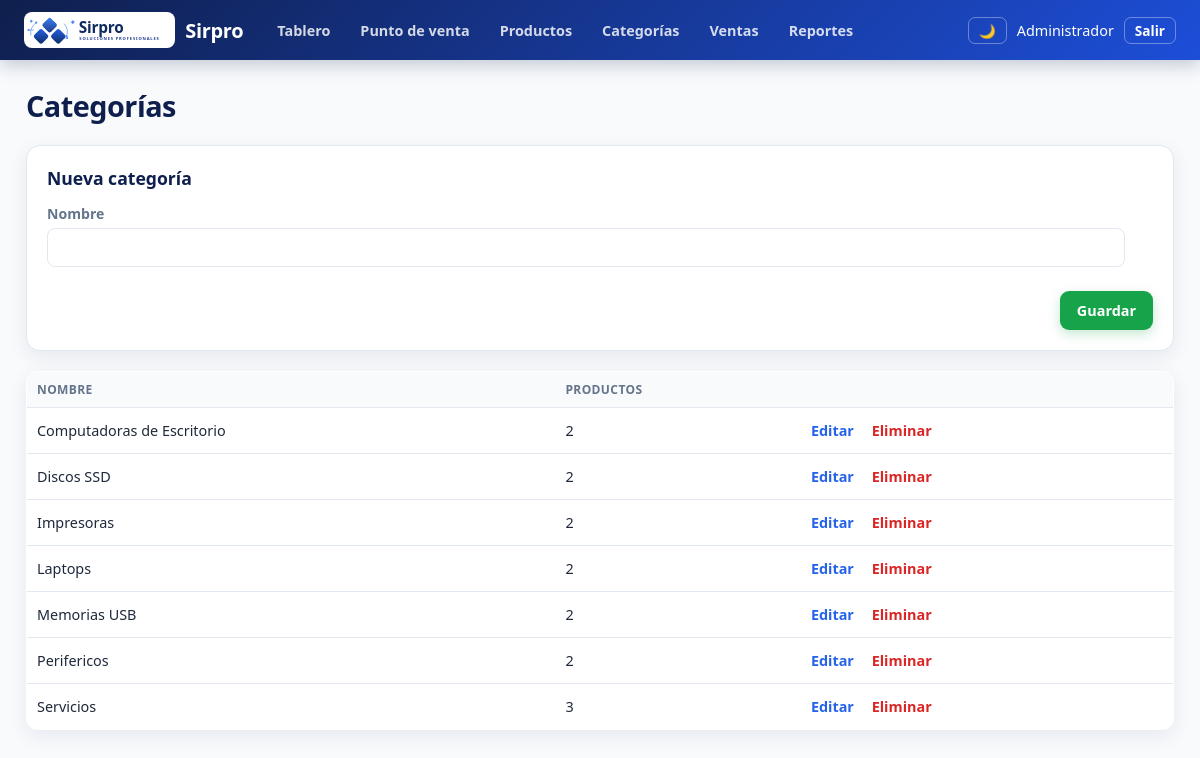
The page /categorias.php (signed in) on the database its author committed.
### tables this page shows
CREATE TABLE categorias (
    id INT AUTO_INCREMENT PRIMARY KEY,
    nombre VARCHAR(100) NOT NULL UNIQUE
);

### categorias.php (the view, shortened to what this page needs)
<?php
require __DIR__ . '/includes/bootstrap.php';
$pdo = db();
$editando = null;
$categorias = $pdo->query(
    'SELECT c.*, (SELECT COUNT(*) FROM productos p WHERE p.categoria_id = c.id) AS productos
     FROM categorias c ORDER BY c.nombre'
)->fetchAll();
$f = $editando ?? ['id' => 0, 'nombre' => ''];
?>
<h1>Categorías</h1>
<section class="card">
    <h2><?= $editando ? 'Editar categoría' : 'Nueva categoría' ?></h2>
    <form method="post" class="grid-form" style="grid-template-columns: 1fr auto auto;">
        <label>Nombre <input type="text" name="nombre" maxlength="100" value="<?= e($f['nombre']) ?>" required></label>
        <div class="acciones" style="align-self: end;">
            <button type="submit" class="btn success">Guardar</button>
        </div>
    </form>
</section>
<table class="tabla">
    <thead>
        <tr><th>Nombre</th><th>Productos</th><th></th></tr>
    </thead>
    <tbody>
    <?php foreach ($categorias as $c): ?>
        <tr>
            <td><?= e($c['nombre']) ?></td>
            <td><?= (int) $c['productos'] ?></td>
            <td class="acciones-fila">
                <a href="categorias.php?editar=<?= (int) $c['id'] ?>">Editar</a>
                <form method="post" class="inline" onsubmit="return confirm('¿Eliminar esta categoría?')">
                    <button type="submit" class="link-danger">Eliminar</button>
                </form>
            </td>
        </tr>
    <?php endforeach; ?>
    </tbody>
</table>

### assets/style.css (style rules this page uses)
:root { color-scheme: light; --azul: #2563eb; --azul-oscuro: #0f1f4d; --grad: linear-gradient(135deg, #0f1f4d 0%, #1d4ed8 100%); --gris: #f1f5f9; --borde: #e2e8f0; --rojo: #dc2626; --verde: #16a34a; --ambar: #d97706; --bg: #f8fafc; --card: #ffffff; --text: #1e293b; --text-sec: #64748b; --tabla-head: #f8fafc; --sombra: 0 6px 20px rgba(15, 31, 77, .08); --sombra-hover: 0 10px 28px rgba(37, 99, 235, .16); }
* { box-sizing: border-box; }
body { margin: 0; font-family: "Segoe UI", Inter, Arial, sans-serif; background: var(--bg); color: var(--text); }
h1 { margin: 0 0 20px; color: var(--azul-oscuro); font-size: 1.8rem; letter-spacing: -.5px; }
h2 { margin: 0 0 14px; font-size: 1.1rem; color: var(--azul-oscuro); }
label { display: flex; flex-direction: column; gap: 5px; font-size: .88rem; font-weight: 600; color: var(--text-sec); margin-bottom: 12px; }
input, select { padding: 9px 11px; border: 1px solid var(--borde); border-radius: 8px; font: inherit; color: var(--text); background: var(--card); transition: border-color .15s, box-shadow .15s; }
.btn { display: inline-flex; align-items: center; justify-content: center; gap: 6px; padding: 9px 16px; border: 1px solid transparent; border-radius: 9px; background: #e2e8f0; color: #1e293b; font: inherit; font-size: .9rem; font-weight: 650; cursor: pointer; text-decoration: none; transition: transform .12s, box-shadow .15s, background .15s, filter .15s; }
.btn.success { background: #16a34a; color: #fff; box-shadow: 0 4px 12px rgba(22,163,74,.25); }
.link-danger { background: none; border: none; color: var(--rojo); cursor: pointer; font: inherit; font-weight: 600; padding: 4px 6px; }
.card { background: var(--card); padding: 20px; border-radius: 14px; border: 1px solid var(--borde); box-shadow: var(--sombra); margin-bottom: 20px; }
.grid-form { display: grid; grid-template-columns: repeat(4, 1fr); gap: 0 14px; }
.grid-form .acciones { grid-column: 1 / -1; }
table { width: 100%; border-collapse: collapse; }
th, td { padding: 9px 10px; border-bottom: 1px solid var(--borde); text-align: left; font-size: .9rem; vertical-align: middle; }
th { background: var(--tabla-head); color: var(--text-sec); font-weight: 700; text-transform: uppercase; font-size: .75rem; letter-spacing: .4px; }
.tabla { background: var(--card); border-radius: 12px; overflow: hidden; border: 1px solid var(--borde); box-shadow: var(--sombra); }
.acciones { display: flex; gap: 10px; justify-content: flex-end; margin-top: 12px; flex-wrap: wrap; }
.acciones-fila { white-space: nowrap; }
.acciones-fila a { margin-right: 8px; color: var(--azul); font-weight: 600; text-decoration: none; }
.inline { display: inline-flex; align-items: center; gap: 6px; margin: 0; }

### rows shown on the page
categorias: nombre "Computadoras de Escritorio", productos "2"
categorias: nombre "Discos SSD", productos "2"
categorias: nombre "Impresoras", productos "2"
categorias: nombre "Laptops", productos "2"
categorias: nombre "Memorias USB", productos "2"
categorias: nombre "Perifericos", productos "2"
categorias: nombre "Servicios", productos "3"

### other values the page prints
$nombre "Administrador"
